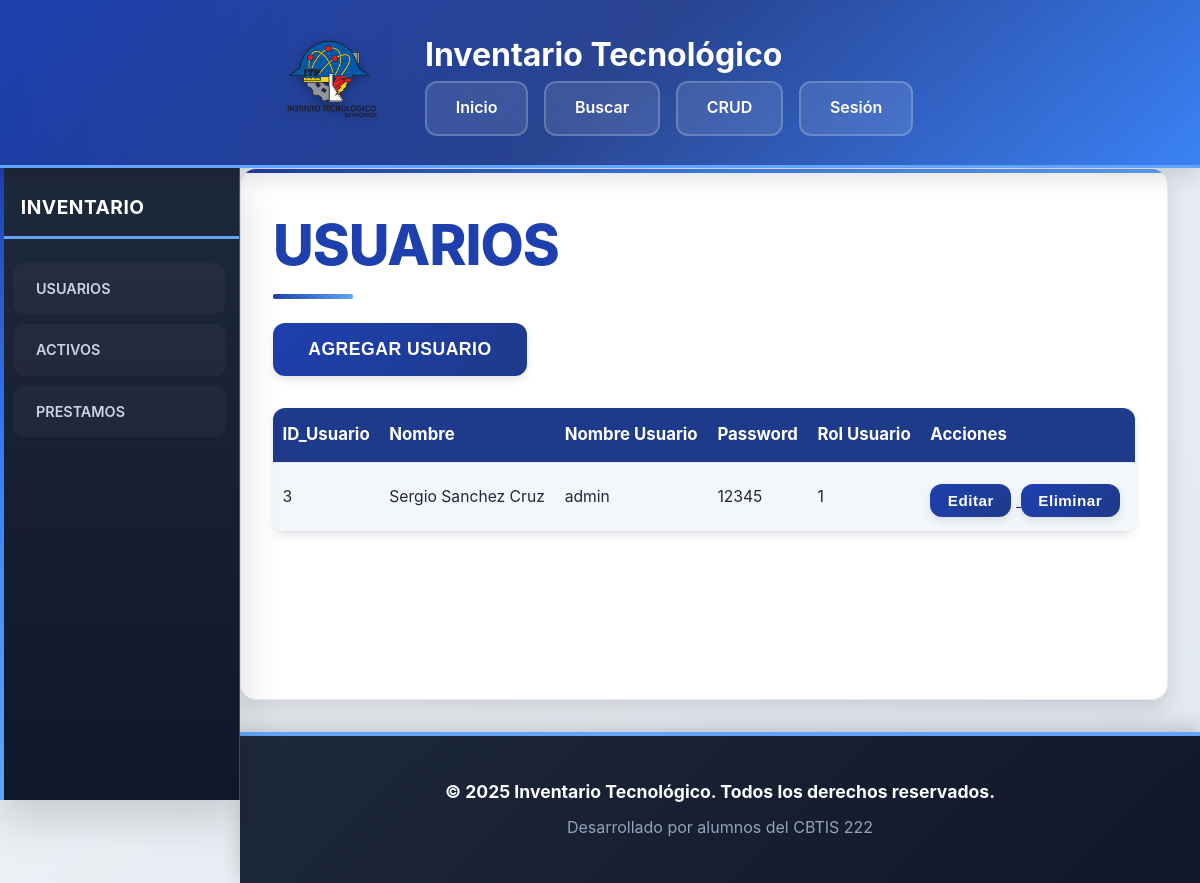
/pages/form_Usuarios.php, run on an earlier commit of the app's database.
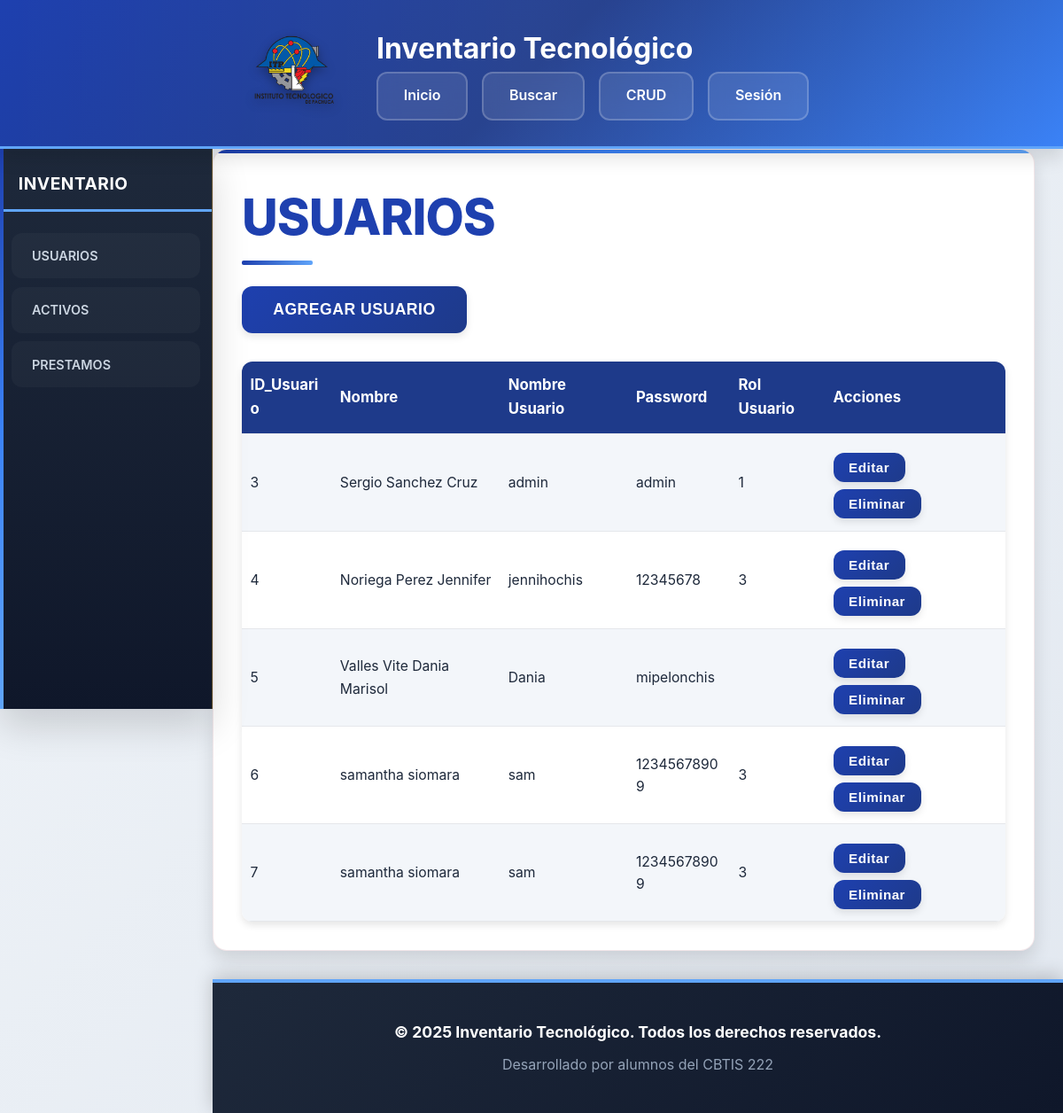
And on a later commit of the database.
### tables this page shows
CREATE TABLE `Usuarios` (
  `id_usuario` int(11) NOT NULL,
  `nombre` varchar(100) DEFAULT NULL,
  `nombre_usuario` varchar(50) NOT NULL,
  `password` varchar(255) NOT NULL,
  `last_login` datetime DEFAULT NULL,
  `rol_usuario` int(11) DEFAULT NULL
);

### api/consulta_usuarios.php (called while the page is built, shortened)
<?php
$resultado = $conexion->query(
    "SELECT*
    FROM
    Usuarios
    ORDER BY CAST(SUBSTRING(id_usuario, -4) AS UNSIGNED) ASC;"
);

### pages/form_Usuarios.php (the view)
<?php
include '../includes/DBConfig.php';
include '../api/consulta_usuarios.php';
include '../includes/header.php';
?>
<section class="contenedor">
    <h1>USUARIOS</h1>
    <div>
        <a href="./form_NuevoUsuario.php">
            <button>AGREGAR USUARIO</button>
        </a>
        <table class="tablas">
            <tr>
                <th>ID_Usuario</th>
                <th>Nombre</th>
                <th>Nombre Usuario</th>
                <th>Password</th>
                <th>Rol Usuario</th>
                <th>Acciones</th>
            </tr>
            <?php while ($row = $resultado->fetch_assoc()): ?>
                <tr>
                    <td data-label="ID_Usuario"><?= htmlspecialchars($row['id_usuario']) ?></td>
                    <td data-label="Nombre"><?= htmlspecialchars($row['nombre']) ?></td>
                    <td data-label="Nombre Usuario"><?= htmlspecialchars($row['nombre_usuario']) ?></td>
                    <td data-label="Password"><?= htmlspecialchars($row['password']) ?></td>
                    <td data-label="Rol Usuario"><?= htmlspecialchars($row['rol_usuario']) ?></td>
                    <td data-label="Acciones"><a href="./form_ActualizarUsuario.php?id=<?= $row['id_usuario']; ?>">
                            <button>Editar</button>
                        </a>
                        <a href="../api/eliminar_usuario.php?id=<?= $row['id_usuario']; ?>"
                            onclick="return confirm('¿Estás seguro de eliminar este usuario?')">
                            <button>Eliminar</button>
                        </a>
                    </td>
                </tr>
            <?php endwhile; ?>
        </table>
    </div>
</section>
<?php include '../includes/footer.php'; ?>

What changed in the data, as far as the page shows it:
changed usuarios "Sergio Sanchez Cruz": password "12345" → "admin"
added usuarios: id_usuario "4", nombre "Noriega Perez Jennifer", nombre_usuario "jennihochis", password "12345678", rol_usuario "3"
added usuarios: id_usuario "5", nombre "Valles Vite Dania Marisol", nombre_usuario "Dania", password "mipelonchis"
added usuarios: id_usuario "6", nombre "samantha siomara", nombre_usuario "sam", password "12345678909", rol_usuario "3"
added usuarios: id_usuario "7", nombre "samantha siomara", nombre_usuario "sam", password "12345678909", rol_usuario "3"
